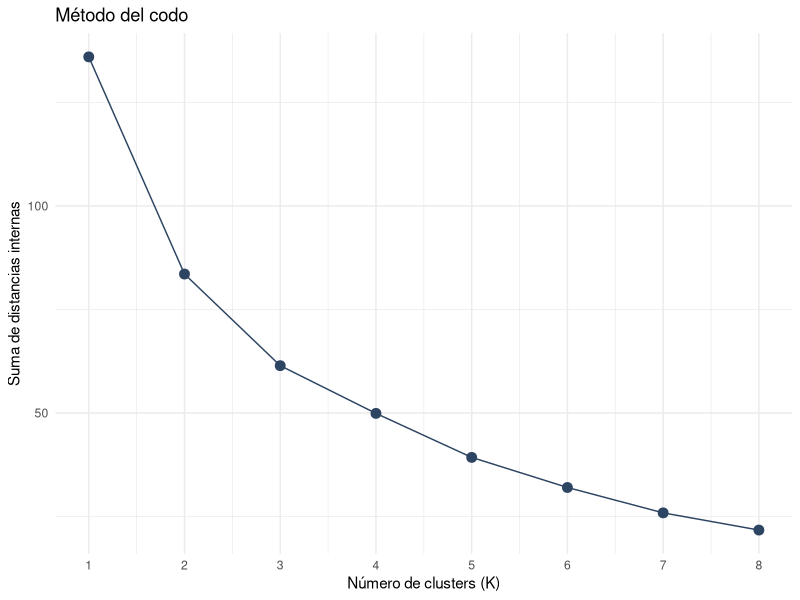
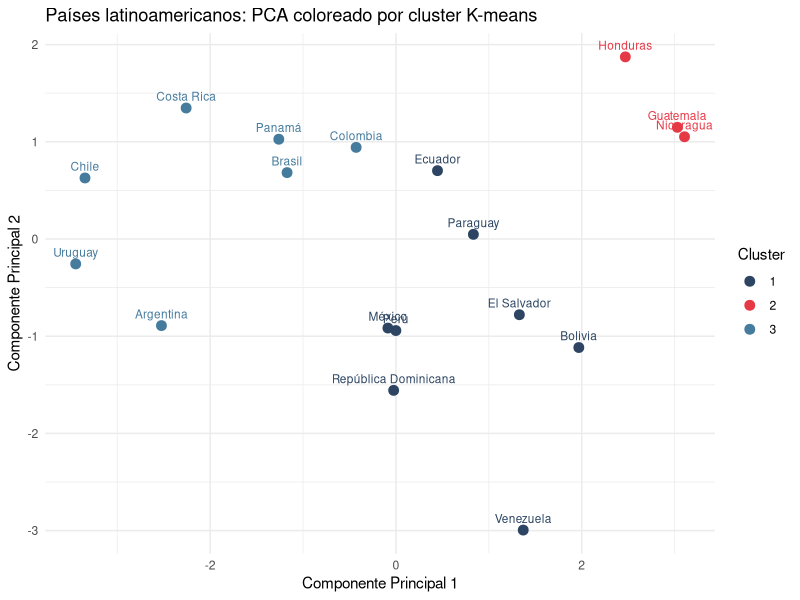

These charts were generated, in order, by the following R code:
## ---- chunk 1
options(htmltools.dir.version = FALSE)
library(knitr)
opts_chunk$set(
  prompt = T,
  fig.align = "center",
  dpi = 300,
  cache = T,
  engine.opts = list(bash = "-l")
)

knit_hooks$set(
  prompt = function(before, options, envir) {
    options(
      prompt = if (options$engine %in% c("sh", "bash", "zsh")) "$ " else "R> ",
      continue = if (options$engine %in% c("sh", "bash", "zsh")) "$ " else "+ "
    )
  }
)

options(repos = c(CRAN = "https://cran.rstudio.com/"))

if (!require("fontawesome", character.only = TRUE)) {
  install.packages("fontawesome", dependencies = TRUE)
  library(fontawesome, character.only = TRUE)
}
## ---- chunk 2
library(tidyverse)

# Cargar indicadores por país
paises <- read_csv("datos/indicadores_paises.csv")
glimpse(paises)
## ---- chunk 3
# Guardar los nombres de los países
nombres <- paises$pais

# Seleccionar solo las variables numéricas y escalar
datos_scaled <- paises |>
  select(-pais) |>
  scale() |>
  as.data.frame()

rownames(datos_scaled) <- nombres

head(datos_scaled, 5)
## ---- chunk 4
# Ejecutar K-means con K=3
set.seed(2026)
km <- kmeans(datos_scaled, centers = 3, nstart = 25)

# Ver los clusters
paises$cluster <- factor(km$cluster)

paises |>
  select(pais, cluster) |>
  arrange(cluster)
## ---- chunk 5
# Calcular la suma de distancias internas para K=1 a K=8
wss <- map_dbl(1:8, function(k) {
  kmeans(datos_scaled, centers = k, nstart = 25)$tot.withinss
})

tibble(k = 1:8, wss = wss) |>
  ggplot(aes(x = k, y = wss)) +
  geom_line(colour = "#2d4563") +
  geom_point(colour = "#2d4563", size = 3) +
  labs(x = "Número de clusters (K)", y = "Suma de distancias internas",
       title = "Método del codo") +
  scale_x_continuous(breaks = 1:8) +
  theme_minimal()
## ---- chunk 6
# Ejecutar PCA
pca_result <- prcomp(datos_scaled)

# Varianza explicada por cada componente
summary(pca_result)
## ---- chunk 7
# Combinar PCA con clusters
pca_df <- as.data.frame(pca_result$x[, 1:2])
pca_df$pais <- nombres
pca_df$cluster <- paises$cluster

ggplot(pca_df, aes(x = PC1, y = PC2, colour = cluster, label = pais)) +
  geom_point(size = 3) +
  geom_text(vjust = -0.8, size = 3, show.legend = FALSE) +
  labs(x = "Componente Principal 1", y = "Componente Principal 2",
       title = "Países latinoamericanos: PCA coloreado por cluster K-means",
       colour = "Cluster") +
  theme_minimal() +
  scale_colour_manual(values = c("#2d4563", "#e63946", "#457b9d"))
## ---- chunk 8
# ¿Qué variables contribuyen a cada componente?
pca_result$rotation[, 1:2] |>
  as.data.frame() |>
  mutate(variable = rownames(pca_result$rotation)) |>
  arrange(desc(abs(PC1)))
